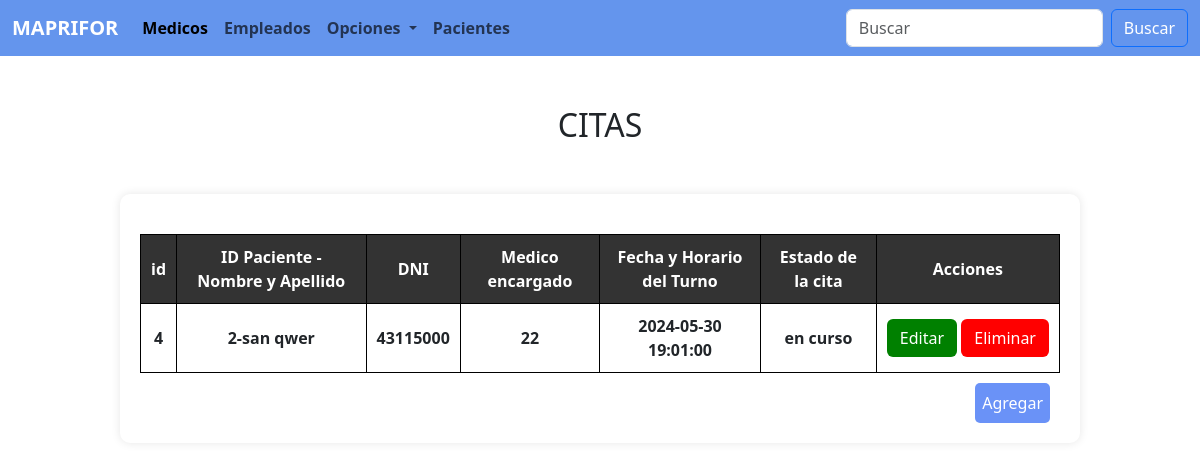
The page /views/citas.php (signed in) on the database its author committed.
### tables this page shows
CREATE TABLE `citas` (
  `id_cita` int(11) NOT NULL,
  `fecha_y_hora` datetime DEFAULT NULL,
  `id_estado` int(11) DEFAULT NULL,
  `id_paciente` bigint(20) DEFAULT NULL,
  `id_medico` bigint(20) DEFAULT NULL
);

CREATE TABLE `pacientes` (
  `id_paciente` bigint(20) NOT NULL,
  `informacion_medica` varchar(500) DEFAULT NULL,
  `id_persona` bigint(20) DEFAULT NULL
);

CREATE TABLE `registros` (
  `id_registro` bigint(20) NOT NULL,
  `nombres` text NOT NULL,
  `apellidos` text NOT NULL
);

CREATE TABLE `documentaciones` (
  `id_documentacion` bigint(20) NOT NULL,
  `dni` int(11) DEFAULT NULL,
  `nif` int(11) DEFAULT NULL,
  `nro_seguridad_social` int(11) DEFAULT NULL,
  `id_tipos_documentos` int(11) DEFAULT NULL
);

CREATE TABLE `medicos` (
  `id_medico` bigint(20) NOT NULL,
  `id_persona` bigint(20) DEFAULT NULL,
  `nro_colegiado` varchar(10) DEFAULT NULL,
  `id_tipo` int(11) DEFAULT NULL
);

CREATE TABLE `estados` (
  `id_estado` int(11) NOT NULL,
  `tipo_estado` varchar(200) DEFAULT NULL
);

### views/citas.php (the view, shortened to what this page needs)
<!DOCTYPE html>
<html lang="en">
<head>
    <link rel="stylesheet" href="../css/bootstrap.min.css">
    <link rel="stylesheet" href="citas.css">
</head>
<body>
    <div class="navegador">
        <nav class="navbar navbar-expand-lg bg-body-white">
          <div class="container-fluid">
            <a class="navbar-brand" href="menu.php" style="color: white;"><b>MAPRIFOR</b></a>
            <div class="collapse navbar-collapse" id="navbarSupportedContent">
              <ul class="navbar-nav me-auto mb-2 mb-lg-0">
                <li class="nav-item">
                  <a class="nav-link active" aria-current="page" href="medicos.php"><b>Medicos</b></a>
                </li>
                <li class="nav-item">
                  <a class="nav-link" href="empleados.php"><b>Empleados</b></a>
                </li>
                <li class="nav-item dropdown">
                  <a class="nav-link dropdown-toggle" href="#" role="button" data-bs-toggle="dropdown"
                    aria-expanded="false">
                    <b>Opciones</b>
                  </a>
                </li>
                <li class="nav-item">
                  <a class="nav-link" href="pacientes.php"><b>Pacientes</b></a>
                </li>
              </ul>
              <form class="d-flex" role="search">
                <input class="form-control me-2" type="search" placeholder="Buscar" aria-label="Search">
                <button class="btn btn-outline-primary" type="submit" style="color: white;">Buscar</button>
              </form>
            </div>
          </div>
        </nav>
      </div>
    <h2 class="titulo">CITAS</h2>
    <div class="tabla">
        <table class="cita">
            <thead>
                <tr>
                    <th>id</th>
                    <th>ID Paciente - Nombre y Apellido</th>
                    <th>DNI</th>
                    <th>Medico encargado</th>
                    <th>Fecha y Horario del Turno</th>
                    <th>Estado de la cita</th>
                    <th>Acciones</th>
                </tr>
            </thead>
            <tbody>
        <?php
        include '../config/connection.php';
        $sql = "SELECT
        citas.id_cita,
        citas.fecha_y_hora,
        estados.id_estado,
        estados.tipo_estado,
        medicos.id_medico,
        pacientes.id_paciente,
        registros.nombres AS nombres_paciente,
        registros.apellidos AS apellidos_paciente,
        documentaciones.id_documentacion,
        documentaciones.dni
    FROM
        citas
        INNER JOIN estados ON citas.id_estado = estados.id_estado
        INNER JOIN medicos ON citas.id_medico = medicos.id_medico
        INNER JOIN pacientes ON citas.id_paciente = pacientes.id_paciente
        INNER JOIN personas ON pacientes.id_persona = personas.id_persona
        INNER JOIN documentaciones ON personas.id_documentacion = documentaciones.id_documentacion
        INNER JOIN registros ON personas.id_registro = registros.id_registro";
        $result = $conn->query($sql);
        if ($result->num_rows > 0) {
          while ($row = $result->fetch_assoc()) {
            echo "<tr>";
            echo "<td>" . $row["id_cita"] . "</td>";
            echo "<td>" .$row["id_paciente"] .'-' .$row["nombres_paciente"] . ' ' . $row["apellidos_paciente"] .  "</td>";
            echo "<td>" . $row["dni"] . "</td>";
            echo "<td>" . $row["id_medico"] . "</td>";
            echo "<td>" . $row["fecha_y_hora"] . "</td>";
            echo "<td>" . $row["tipo_estado"] . "</td>";
            echo '<td style="white-space: nowrap;">
            <button data-id="' . $row["id_cita"] . '" class="btn editarBtn">Editar</button>
            <a href="../config/eliminar_cita.php?id=' . $row["id_cita"] . '" class="eliminarBtn btn" onclick="confirmacion(event)">Eliminar</a>
            </td>';
            echo "</tr>";
          }
        } else {
          echo "<tr>";
          echo "<td colspan='9'>No hay registros</td>";
          echo "</tr>";
        }
        ?>
      </tbody>
    </table>
    <div class="crud-buttons">
      <button id="agregar" class="agregarBtn">Agregar</button>
    </div>
  </div>
</body>
</html>

### views/citas.css (style rules this page uses)
* { margin: 0; padding: 0; box-sizing: border-box; }
.navegador nav { background-color: cornflowerblue; }
.titulo { text-align: center; margin-top: 50px; margin-bottom: 50px; }
.tabla { margin: 20px auto; padding: 20px; width: 80%; background-color: white; border-radius: 10px; box-shadow: 0 0 10px rgba(0, 0, 0, 0.1); }
table.cita { width: 100%; border-collapse: collapse; margin-top: 20px; }
table.cita th { background-color: #333; color: white; text-align: center; padding: 10px; border: 1px solid black; }
table.cita td { text-align: center; padding: 10px; border: 1px solid black; font-weight: bold; }
button { padding: 8px 7px; border: none; border-radius: 5px; }
.crud-buttons { margin-top: 10px; text-align: right; }
.editarBtn { background-color: green; color: #ffff; }
.eliminarBtn { background-color: red; color: #ffff; }
.agregarBtn { margin-right: 10px; background-color: #6a92f7; color: #ffff; }

### rows shown on the page
citas: id_cita "4", id_paciente.id_paciente "2", registros.nombres "san", registros.apellidos "qwer", documentaciones.dni "43115000", id_medico.id_medico "22", fecha_y_hora "2024-05-30 19:01:00", id_estado.tipo_estado "en curso"
